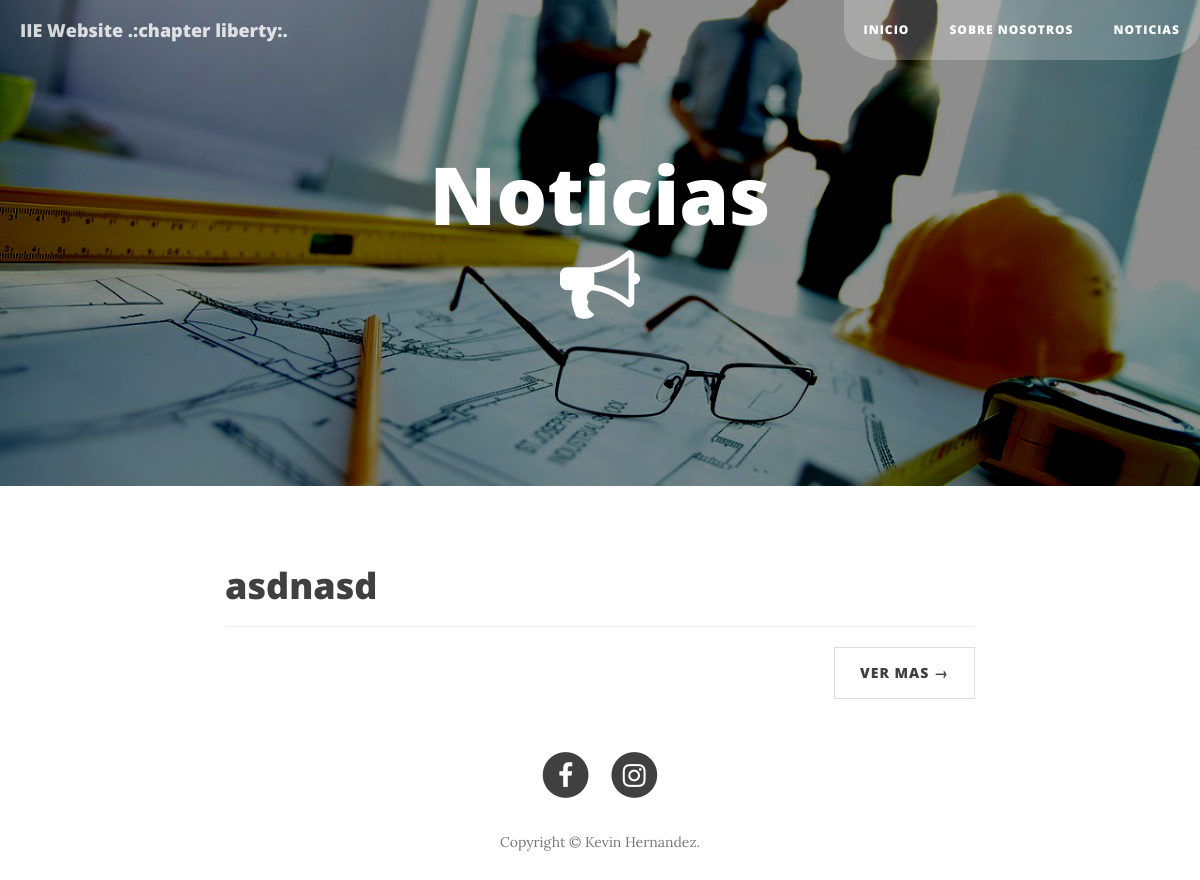
Before: /noticias with the older database file.
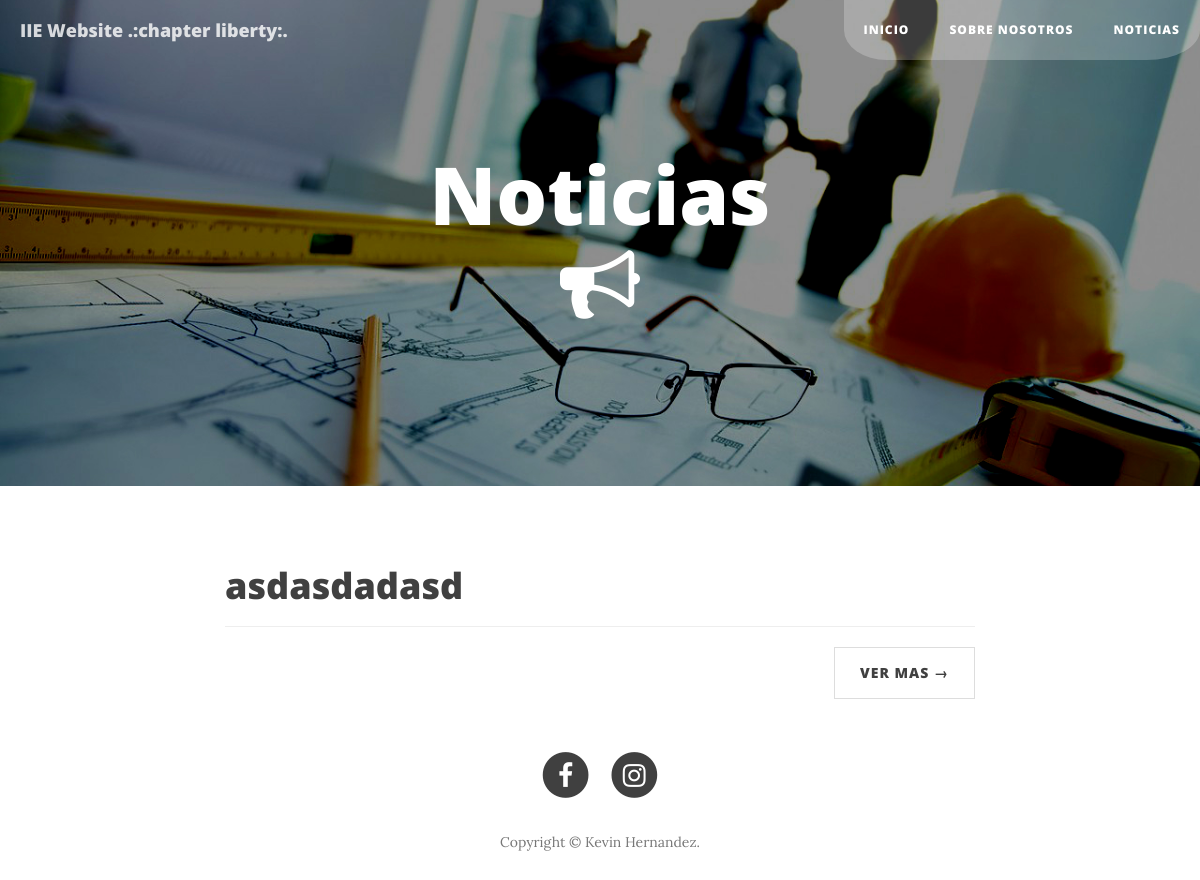
After: the same page with the newer database file.
### appblog/models.py (models this page shows, shortened)
class Entrada(models.Model):
    titulo = models.CharField(max_length = 20)
    contenido = RichTextField()
    seccionales = ((1, "Barranquilla"), (2, "Cali"), (3, "Bogota"), (4, "Cucuta"))
    autor = models.IntegerField(choices=seccionales)
    slug = models.SlugField(editable=False)
    img = models.URLField()
    fecha = models.DateField(null=True, auto_now_add=True)

### appblog/views.py (the view)
# urls.py: url(r'^noticias', noticia.as_view(),name="noticias"),
class noticia(ListView):
    model = Entrada
    paginate_by = 5
    template_name = 'noticias.html'

### appblog/templates/noticias.html
{% extends 'main.html' %}
{% block logo %}
IIE Website .:chapter liberty:.
{% endblock %}
{% block img %}
{% load staticfiles %}
background-image: url('{% static 'img/ingeniero.jpg' %}')
{% endblock %}
{% block header %}
<h1>Noticias <br> <i class="fa fa-bullhorn"></i></h1>
{% endblock %}
{% block main %}
<div class="row">
  <div class="col-lg-8 col-lg-offset-2 col-md-10 col-md-offset-1">
    {% for i in object_list %}
    <div class="post-preview">
      <a href="/entrada/{{ i.slug }}/">
        <h2 class="post-title">
          {{ i.titulo }}
        </h2>
      </a>
    </div>
    <hr>
    {% endfor %}
    <ul class="pager">
      <li class="next">
        <a href="{% url 'about' %}">Ver mas &rarr;</a>
      </li>
    </ul>
  </div>
</div>
    {% endblock main%}

### appblog/templates/main.html (shortened to what this page needs)
{% load staticfiles %}
<!DOCTYPE html>
<html lang="en">
<head>
    <link href="{% static 'css/bootstrap.min.css' %}" rel="stylesheet">
    <link href="{% static 'css/clean-blog.min.css' %}" rel="stylesheet">
    <link href="http://maxcdn.bootstrapcdn.com/font-awesome/4.1.0/css/font-awesome.min.css" rel="stylesheet" type="text/css">
</head>
<body>
    <nav class="navbar navbar-default navbar-custom navbar-fixed-top">
        <div class="container-fluid">
            <div class="navbar-header page-scroll">
                <a class="navbar-brand" href={% url 'inicio'  %}>{% block logo %}{% endblock %}</a>
            </div>
            <div class="collapse navbar-collapse" id="bs-example-navbar-collapse-1">
                <ul class="nav navbar-nav navbar-right">
                    <li>
                        <a href="{% url 'inicio' %}" style="border-bottom-left-radius: 50%;" >Inicio</a>
                    </li>
                    <li>
                        <a href="{% url 'about' %}">Sobre nosotros</a>
                    </li>
                    <li>
                        <a href="{% url 'noticias' %}" style="border-bottom-right-radius: 50%">Noticias</a>
                    </li>
                </ul>
            </div>
        </div>
    </nav>
    <header class="intro-header" style="{% block img %}{% endblock %}">
        <div class="container">
            <div class="row">
                <div class="col-md-12">
                    <div class="site-heading">
                      {% block header %}
                      {% endblock %}
                    </div>
                </div>
            </div>
        </div>
    </header>
    <div class="container">
        {% block main %}{% endblock main%}
    </div>
    <footer>
        <div class="container">
            <div class="row">
                <div class="col-lg-8 col-lg-offset-2 col-md-10 col-md-offset-1">
                    <ul class="list-inline text-center">
                        <li>
                            <a href="https://www.facebook.com/iieunilibrebaq/" target="_blank">
                                <span class="fa-stack fa-lg">
                                    <i class="fa fa-circle fa-stack-2x"></i>
                                    <i class="fa fa-facebook fa-stack-1x fa-inverse"></i>
                                </span>
                            </a>
                        </li>
                        <li>
                            <a href="https://instagram.com/iielibertyunilibre/" target="_blank">
                                <span class="fa-stack fa-lg">
                                    <i class="fa fa-circle fa-stack-2x"></i>
                                    <i class="fa fa-instagram fa-stack-1x fa-inverse"></i>
                                </span>
                            </a>
                        </li>
                    </ul>
                    <p class="copyright text-muted">Copyright &copy; Kevin Hernandez.</p>
                </div>
            </div>
        </div>
    </footer>
</body>
</html>

Changed rows visible on the page:
removed Entrada: titulo "asdnasd"
added Entrada: titulo "asdasdadasd"
